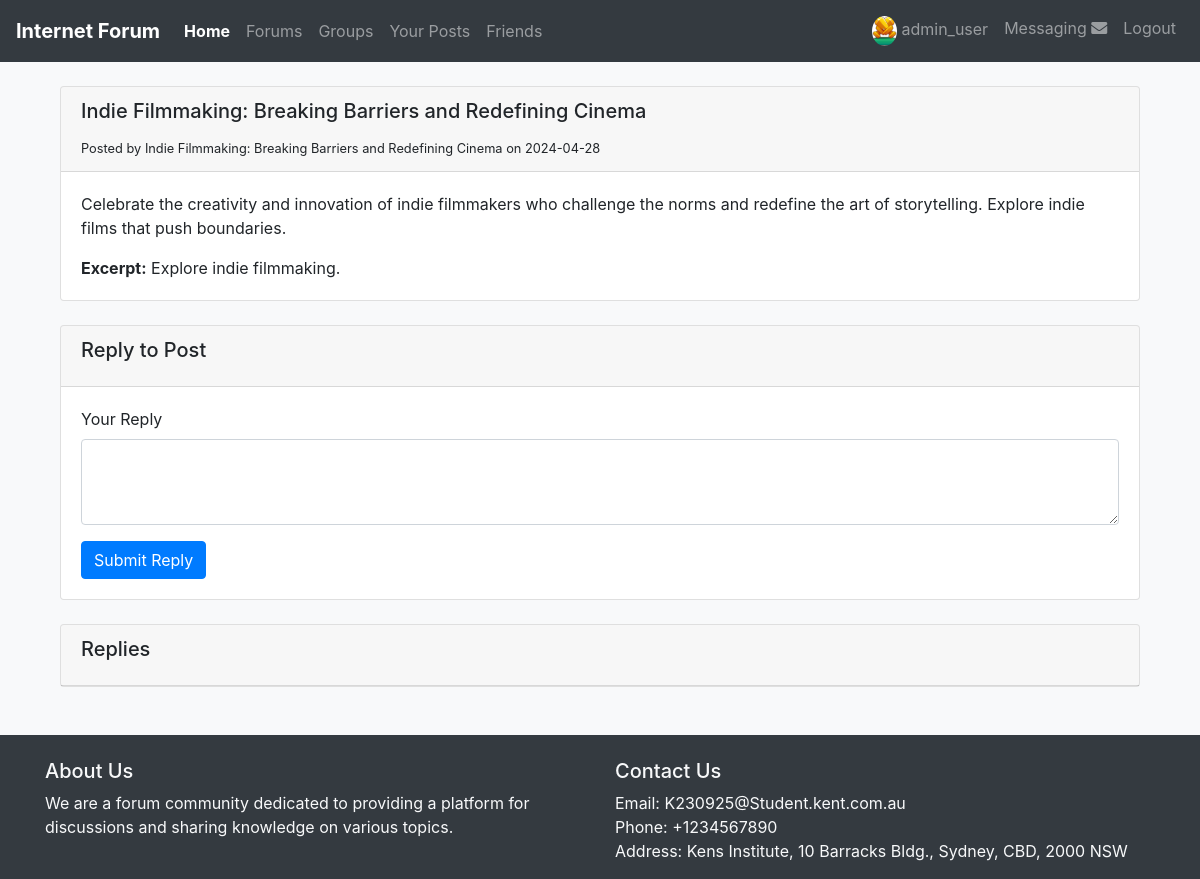
The app's page /posts/41 (signed in) with its own data.
### tables this page shows
CREATE TABLE `posts` (
  `id` int(11) NOT NULL,
  `user_id` int(11) DEFAULT NULL,
  `title` varchar(255) NOT NULL,
  `forum_id` int(11) NOT NULL,
  `content` text NOT NULL,
  `excerpt` text,
  `featured` tinyint(1) NOT NULL DEFAULT '0',
  `post_date` datetime DEFAULT CURRENT_TIMESTAMP,
  `posts_status` set('published','pending_approval','archived','deleted') NOT NULL DEFAULT 'pending_approval'
);

### app/Controllers/PostsController.php (called while the page is built, shortened)
<?php
class PostsController extends BaseController
{
    private $post_model;
    public function __construct()
    {
        $this->post_model = new PostModel();
    }
    public function show($request)
    {
        $post_id = $request['post_id'];
        $post = $this->post_model->get_post_details($post_id);
        $post_replies = $this->post_model->get_post_replies($post_id);
        View::render('Posts/show', [
            'post' => !empty($post) ? $post : null,
            'post_replies' => !empty($post_replies) ? $post_replies : [],
            'error' => empty($_SESSION['error']) ? null : $_SESSION['error'],
            'success' => empty($_SESSION['success']) ? null : $_SESSION['success']
        ]);
    }
}

### app/routes.php (called while the page is built, shortened)
<?php
Route::dispatch($_POST['_method'] ?? $_SERVER['REQUEST_METHOD'], $_SERVER['REQUEST_URI']);

### public/index.php (called while the page is built, shortened)
<?php
require_once '../app/routes.php';

### app/Config/Database/BaseModel.php (called while the page is built, shortened)
<?php
class BaseModel
{
    protected $pdo;
    public function __construct()
    {
        $config = require 'database_config.php';
        $dbConnection = new DatabaseConnection($config);
        $this->pdo = $dbConnection->connect();
    }
    public function query($sql, $params = [])
    {
        $stmt = $this->pdo->prepare($sql);
        $stmt->execute($params);
        return $stmt->fetchAll();
    }
}

### app/Config/Database/DatabaseConnection.php (called while the page is built, shortened)
<?php
class DatabaseConnection implements DatabaseConnectionInterface
{
    protected $config;
    public function __construct(array $config)
    {
        $this->config = $config;
    }
    public function connect()
    {
        $dbHost = $this->config['host'];
        $dbName = $this->config['name'];
        $dbUser = $this->config['user'];
        $dbPassword = $this->config['password'];
        try {
            $pdo = new PDO("mysql:host=$dbHost;dbname=$dbName", $dbUser, $dbPassword);
            $pdo->setAttribute(PDO::ATTR_ERRMODE, PDO::ERRMODE_EXCEPTION);
            $pdo->setAttribute(PDO::ATTR_DEFAULT_FETCH_MODE, PDO::FETCH_ASSOC);
            return $pdo;
        } catch (PDOException $e) {
            die("Database connection failed: " . $e->getMessage());
        }
    }
}

### app/Models/PostModel.php (called while the page is built, shortened)
<?php
class PostModel extends BaseModel
{
    public function get_post_details($post_id)
    {
        $sql = 'SELECT posts.id, posts.title, posts.content, posts.excerpt, posts.post_date,
                       users.username AS author, forums.forum_name AS forum
                FROM posts
                INNER JOIN users ON posts.user_id = users.id
                INNER JOIN forums ON posts.forum_id = forums.id
                WHERE posts.id = :post_id;';
        $post = $this->query($sql, [':post_id' => $post_id]);
        return $post[0];
    }
}

### app/Views/Posts/show.php (the view, shortened to what this page needs)
<?php
$post = empty(\App\Config\Views\View::getData('post')) ?: \App\Config\Views\View::getData('post');
?>
<div class="container mt-4">
    <div class="card mb-4">
        <div class="card-header">
            <h5 class="card-title"><?= $post['title'] ?></h5>
            <small>Posted by <?= $post['title'] ?> on <?= date('Y-m-d', strtotime($post['post_date'])) ?></small>
        </div>
        <div class="card-body">
            <p class="card-text"><?= $post['content'] ?></p>
            <p class="card-text"><strong>Excerpt:</strong> <?= $post['excerpt'] ?></p>
        </div>
    </div>
    <div class="card mb-4">
        <div class="card-header">
            <h5 class="card-title">Reply to Post</h5>
        </div>
        <div class="card-body">
            <form method="POST" action="/posts/<?= $post['id'] ?>/reply">
                <div class="form-group">
                    <label for="replyContent">Your Reply</label>
                    <textarea class="form-control" name="replyContent" rows="3"></textarea>
                </div>
                <button type="submit" class="btn btn-primary">Submit Reply</button>
            </form>
        </div>
    </div>
    <div class="card">
        <div class="card-header">
            <h5 class="card-title">Replies</h5>
        </div>
    </div>
</div>

### app/Config/Routes/Route.php (shortened to what this page needs)
<?php
class Route
{
    protected static $routes = [];
    public static function get($uri, $controller, $method)
    {
        self::$routes[] = ['GET', $uri, $controller, $method];
    }
    public static function post($uri, $controller, $method)
    {
        self::$routes[] = ['POST', $uri, $controller, $method];
    }
    public static function patch($uri, $controller, $method)
    {
        self::$routes[] = ['PATCH', $uri, $controller, $method];
    }
    public static function delete($uri, $controller, $method)
    {
        self::$routes[] = ['DELETE', $uri, $controller, $method];
    }
    public static function dispatch($method, $uri)
    {
        foreach (self::$routes as $route) {
            list($routeMethod, $routeUri, $controller, $functionName) = $route;
            if ($method === $routeMethod && self::matchUri($routeUri, $uri)) {
                $url_params = self::extractUrlParams($routeUri, $uri);
                $postData = [];
                $request_data = array_merge($postData, $url_params);
                $controllerInstance = new $controller();
                $controllerInstance->$functionName($request_data);
                return;
            }
        }
    }
    protected static function matchUri($pattern, $uri)
    {
        $uriParts = explode('?', $uri, 2);
        $uriPath = $uriParts[0];
        $pattern = preg_replace('#{[\w\W\d\D]+}#', '([\w\W\d\D]+)', $pattern);
        $pattern = '#^' . $pattern . '$#';
        return preg_match($pattern, $uriPath);
    }
    protected static function extractUrlParams($pattern, $uri)
    {
        $params = [];
        $patternParts = explode('/', $pattern);
        $uriParts = explode('/', $uri);
        foreach ($patternParts as $key => $part) {
            if (strpos($part, '{') !== false && isset($uriParts[$key])) {
                $paramName = trim($part, '{}');
                $params[$paramName] = $uriParts[$key];
            }
        }
        return $params;
    }
}

### app/Views/nav.php (shortened to what this page needs)
<?php
$user_info = unserialize($_SESSION['user_info']);
?>
<nav class="navbar navbar-expand-lg navbar-dark bg-dark">
    <a class="navbar-brand" href="#">Internet Forum</a>
    <div class="collapse navbar-collapse d-flex" id="navbarNav">
        <ul class="navbar-nav mr-auto">
            <li class="nav-item active">
                <a class="nav-link" href="/">Home</a>
            </li>
            <li class="nav-item">
                <a class="nav-link" href="/forums">Forums</a>
            </li>
            <li class="nav-item">
                <a class="nav-link" href="/groups">Groups</a>
            </li>
            <li class="nav-item">
                <a class="nav-link" href="/posts">Your Posts</a>
            </li>
            <li class="nav-item">
                <a class="nav-link" href="/friends">Friends</a>
            </li>
        </ul>
        <ul class="navbar-nav align-right">
            <li class="nav-item">
                <a class="nav-link" href="/user/<?=$user_info['id']?>">
                    <img src="<?= $user_info['avatar'] ?>"
                         alt="User Profile" class="rounded-circle" style="max-width: 30px; max-height: 30px;">
                    <?= $user_info['username']; ?>
                </a>
            </li>
            <li class="nav-item">
                <a class="nav-link" href="/messages/inbox">Messaging <i class="fas fa-envelope"></i></a>
            </li>
            <li class="nav-item">
                <a class="nav-link" href="/logout">Logout</a>
            </li>
        </ul>
    </div>
</nav>

### app/Views/footer.php
<footer class="footer bg-dark text-light mt-5 pt-4">
    <div class="container">
        <div class="row">
            <div class="col-lg-6">
                <h5>About Us</h5>
                <p>We are a forum community dedicated to providing a platform for discussions and sharing knowledge on various topics.</p>
            </div>
            <div class="col-lg-6">
                <h5>Contact Us</h5>
                <ul class="list-unstyled">
                    <li>Email: K230925@Student.kent.com.au</li>
                    <li>Phone: +1234567890</li>
                    <li>Address: Kens Institute, 10 Barracks Bldg., Sydney, CBD, 2000 NSW</li>
                </ul>
            </div>
        </div>
    </div>
</footer>

### app/Views/layout.php (style rules this page uses)
body { background-color: #f8f9fa; }
.navbar-brand { font-weight: bold; }
.navbar-nav .nav-link { padding-right: 15px; }
.navbar-nav .nav-item.active { font-weight: bold; }

### records on screen
posts: title "Indie Filmmaking: Breaking Barriers and Redefining Cinema", post_date "2024-04-28", content "Celebrate the creativity and innovation of indie filmmakers who challenge the norms and redefine the art of storytelling. Explore indie films that push boundaries.", excerpt "Explore indie filmmaking."
